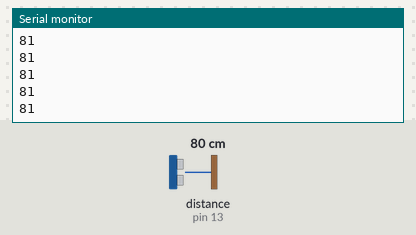
The sketch below on a simulated Arduino Uno, built with avr-gcc and run on an emulated ATmega328P. On the bench: the last lines printed to the serial monitor. Inputs (shaded band) come from the test bench; at power-on: distance to the obstacle (sensor on pin 13) 80 cm. The echo pulse lasts 58.3 µs per cm.

Above: at 1.2 s.
1.3 s: distance to the obstacle (sensor on pin 13) set to 2 cm
At 1.38 s:
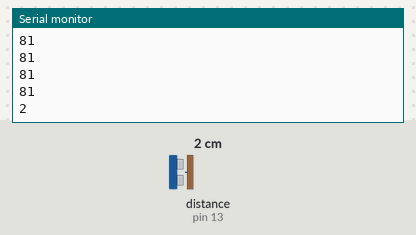
2.8 s: distance to the obstacle (sensor on pin 13) set to 4 cm
At 2.89 s:
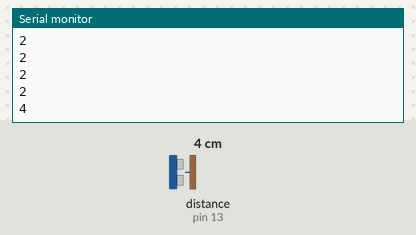
Timing chart, 0 to 5.8 s (numbered marks = the images above; inputs shaded):
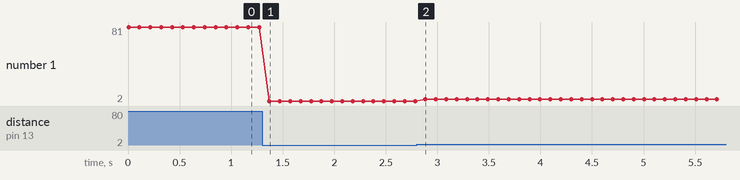

Measured:
- after the input at 1.3 s, the serial monitor: prints a new line after 0.07 s (image 1)
- after the input at 2.8 s, the serial monitor: prints a new line after 0.08 s (image 2)
- plotted number 1: 81 → 2 after the input at 1.3 s, 2 → 4 after the input at 2.8 s

The sketch:

ultrasoundbuzzer.ino
```cpp
#include <NewPing.h>
NewPing Sonar(12,13,200); //echo,trigger,maximum value.
int led;
void setup() {
  pinMode(led,OUTPUT);
  Serial.begin(9600);

}

void loop() {
  int distance = Sonar.ping()/US_ROUNDTRIP_CM;
  Serial.println(distance);
  if(distance < 10){
    digitalWrite(led,HIGH);
  }
  delay (100);

}
```
